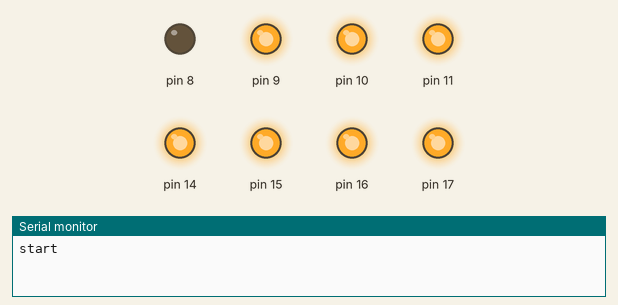
The sketch below on a simulated Arduino Uno, built with avr-gcc and run on an emulated ATmega328P. Parts: output pins drawn as LEDs (lit = HIGH), the last lines printed to the serial monitor.

Above: at 0.5 s.
At 2.5 s:
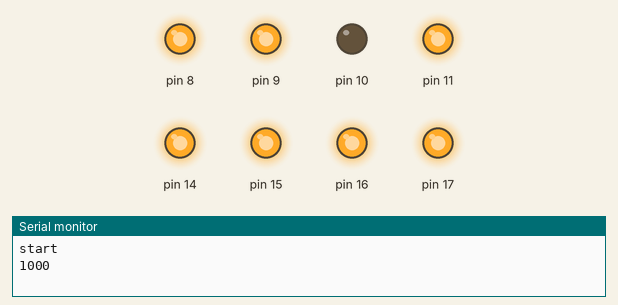
At 3.5 s:
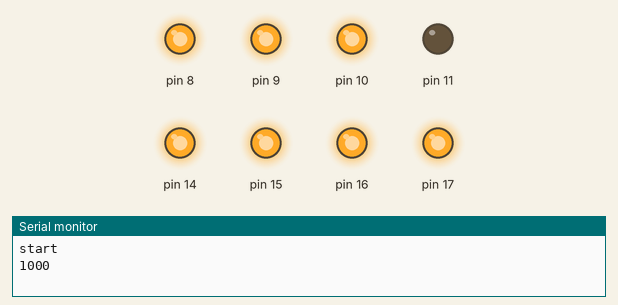
At 4.5 s:
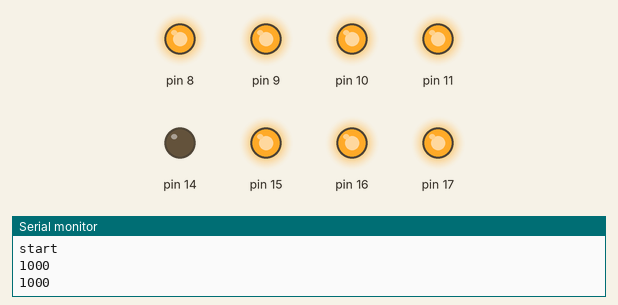
At 6.5 s:
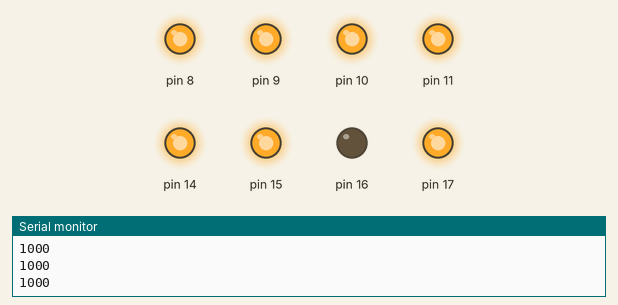
At 9.5 s:
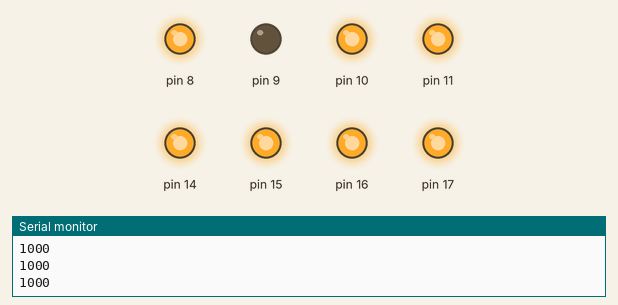
Timing chart, 0 to 10.4 s (numbered marks = the images above):
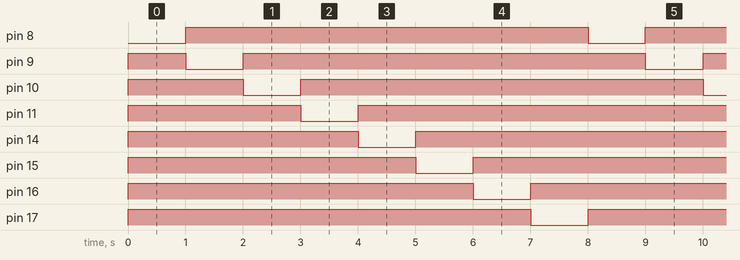

The sketch:

0605_16bit_TC_Interrupt_Basic01_Normal.ino
```cpp
unsigned char led;

void setup() {
  // put your setup code here, to run once:
  Serial.begin(9600);
  Serial.println("start");
  led = 0x01;

  DDRB = 0x0F;
  DDRC = 0x0F;

  SREG |= 0x80;

  TCCR1A = 0x00;
  // OCnX 핀 차단
  // WGM1, 0  -> 0 0
  TCCR1B = 0x05;
  // WGM3, 2 -> 0 0 -> Normal 모드
  // SC2, 1, 0 -> 101 -> 분주율 1024
  TCCR1C = 0x00;
  // FOC1A, B, C -> 0 0 0
  TIMSK1 = 0x01;
  // OCIE1B OCIE1A TOIE1 -> 0 0 1 -> Overflow Enable
  TCNT1 = 49911;
  // TOP 설정


}
unsigned long startMilli = 0;
ISR(TIMER1_OVF_vect){
  TCNT1 = 49911;
  if(led == 0x80) led = 0x01;
  else led = led << 1;
  if(startMilli == 0){
    startMilli = millis();
  }
  else{
    Serial.println(millis() - startMilli);
    startMilli = 0;
  }
}

void loop() {
  // put your main code here, to run repeatedly:

  PORTB = ~led;
  PORTC = ~(led >> 4);
}
```

Measured:
- by itself, pin 8, pin 17: alternates HIGH for 7.0 s and LOW for 1.0 s
- by itself, pin 9–11, pin 14–16: repeats every 8.0 s: LOW 1.0 s, HIGH 7.0 s
